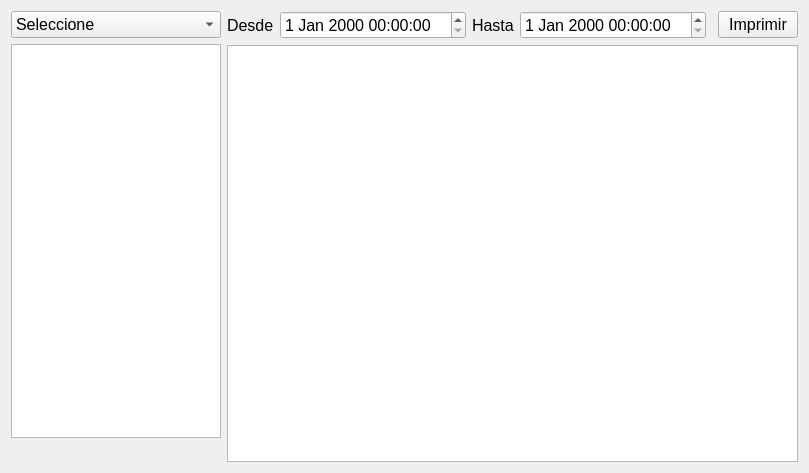
<?xml version="1.0" encoding="UTF-8"?>
<ui version="4.0">
 <class>ui_reporte</class>
 <widget class="QWidget" name="ui_reporte">
  <property name="geometry">
   <rect>
    <x>0</x>
    <y>0</y>
    <width>809</width>
    <height>473</height>
   </rect>
  </property>
  <property name="font">
   <font>
    <pointsize>12</pointsize>
   </font>
  </property>
  <property name="windowTitle">
   <string>Form</string>
  </property>
  <layout class="QGridLayout" name="gridLayout_2">
   <item row="0" column="0">
    <layout class="QVBoxLayout" name="verticalLayout">
     <item>
      <widget class="QComboBox" name="comboBox_entidades">
       <property name="font">
        <font>
         <pointsize>12</pointsize>
        </font>
       </property>
       <item>
        <property name="text">
         <string>Seleccione</string>
        </property>
       </item>
       <item>
        <property name="text">
         <string>Producto (mas vendido)</string>
        </property>
       </item>
       <item>
        <property name="text">
         <string>Tienda</string>
        </property>
       </item>
       <item>
        <property name="text">
         <string>Colaborador</string>
        </property>
       </item>
       <item>
        <property name="text">
         <string>Clientes</string>
        </property>
       </item>
      </widget>
     </item>
     <item>
      <widget class="QListView" name="listView_entidad">
       <property name="maximumSize">
        <size>
         <width>300</width>
         <height>16777215</height>
        </size>
       </property>
       <property name="font">
        <font>
         <pointsize>12</pointsize>
        </font>
       </property>
      </widget>
     </item>
     <item>
      <widget class="QLabel" name="label_total">
       <property name="font">
        <font>
         <pointsize>12</pointsize>
        </font>
       </property>
       <property name="text">
        <string/>
       </property>
      </widget>
     </item>
    </layout>
   </item>
   <item row="0" column="1">
    <layout class="QGridLayout" name="gridLayout">
     <item row="0" column="0">
      <widget class="QLabel" name="label">
       <property name="font">
        <font>
         <pointsize>12</pointsize>
        </font>
       </property>
       <property name="text">
        <string>Desde</string>
       </property>
      </widget>
     </item>
     <item row="0" column="2">
      <widget class="QLabel" name="label_2">
       <property name="font">
        <font>
         <pointsize>12</pointsize>
        </font>
       </property>
       <property name="text">
        <string>Hasta</string>
       </property>
      </widget>
     </item>
     <item row="0" column="5">
      <widget class="QPushButton" name="pushButton_imprimir">
       <property name="font">
        <font>
         <pointsize>12</pointsize>
        </font>
       </property>
       <property name="text">
        <string>Imprimir</string>
       </property>
       <property name="icon">
        <iconset resource="../Icons/Icons.qrc">
         <normaloff>:/Icons/Print.png</normaloff>:/Icons/Print.png</iconset>
       </property>
      </widget>
     </item>
     <item row="0" column="4">
      <spacer name="horizontalSpacer">
       <property name="font">
        <font>
         <pointsize>12</pointsize>
        </font>
       </property>
       <property name="orientation">
        <enum>Qt::Horizontal</enum>
       </property>
       <property name="sizeHint" stdset="0">
        <size>
         <width>40</width>
         <height>20</height>
        </size>
       </property>
      </spacer>
     </item>
     <item row="1" column="0" colspan="6">
      <widget class="QTableView" name="tableView_principal">
       <property name="font">
        <font>
         <pointsize>12</pointsize>
        </font>
       </property>
       <property name="sortingEnabled">
        <bool>false</bool>
       </property>
      </widget>
     </item>
     <item row="0" column="1">
      <widget class="QDateTimeEdit" name="dateTimeEdit_desde">
       <property name="font">
        <font>
         <pointsize>12</pointsize>
        </font>
       </property>
      </widget>
     </item>
     <item row="0" column="3">
      <widget class="QDateTimeEdit" name="dateTimeEdit_hasta">
       <property name="font">
        <font>
         <pointsize>12</pointsize>
        </font>
       </property>
      </widget>
     </item>
    </layout>
   </item>
  </layout>
 </widget>
 <resources>
  <include location="../Icons/Icons.qrc"/>
 </resources>
 <connections/>
</ui>
